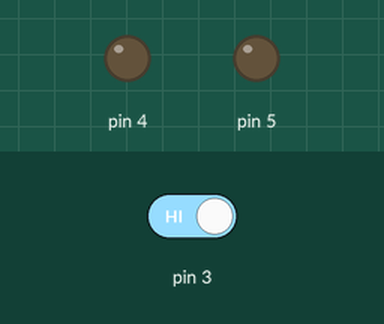
Simulated run of this sketch. Board: Arduino Uno, built with avr-gcc and run on an emulated ATmega328P. On the bench: output pins drawn as LEDs (lit = HIGH). Dashed ring = blinking. The inputs (shaded band) are chosen by the test bench; at power-on: pin 3 HIGH. What the sketch prints to the serial monitor is not drawn.

Above: at 1.2 s.
1.3 s: pin 3 driven LOW
At 1.7 s:
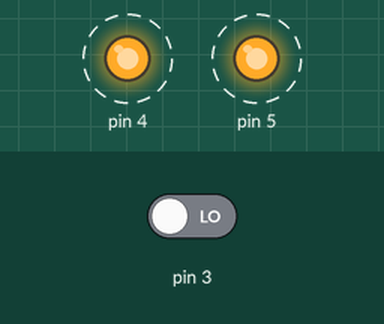
4.3 s: pin 3 driven HIGH
At 5.2 s:
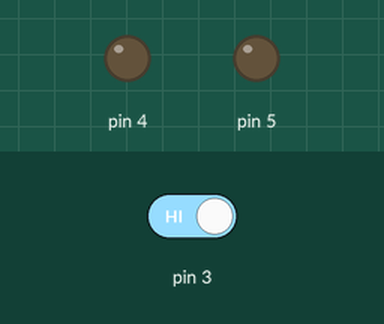
Timing chart, 0 to 7.3 s (numbered marks = the images above; inputs shaded):
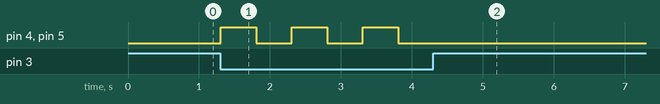

Measured:
- after the input at 1.3 s, pin 4, pin 5: alternates HIGH for 0.50 s and LOW for 0.50 s, starting at once
- after the input at 4.3 s, pin 4, pin 5: stops changing and stays LOW

The sketch:

Project_21_Flame_Alarm.ino
```cpp
//**********************************************************************************
/*
 * 名称   : Flame_Alarm
 * 功能   : 火焰传感器控制LED和蜂鸣器
 * 作者   : http://www.keyes-robot.com/
*/
int item = 0;

void setup() {
  Serial.begin(9600); //设置串口波特率为9600
  pinMode(3, INPUT);  //火焰传感器连接D3上，并设置为输入模式
  pinMode(4, OUTPUT); //将有源蜂鸣器连接到D4上，并设置为输出模式
  pinMode(5, OUTPUT);  //将LED连接到D5上，并设置为输出模式
}

void loop() {
  item = digitalRead(3); //读取火焰传感器输出的数字信号
  Serial.println(item);  //串口打印火焰传感器输出的数字信号
  if (item == 0) {  //火焰传感器检测到火焰
    digitalWrite(4, HIGH); //打开蜂鸣器
    digitalWrite(5, HIGH);  //打开LED
    delay(500);  //延迟 500ms
    digitalWrite(4, LOW);  //关闭蜂鸣器
    digitalWrite(5, LOW);  //关闭LED
    delay(500);  //延迟 500ms
  } else {  //没有检测到任何火焰
    digitalWrite(4, LOW); //关闭蜂鸣器
    digitalWrite(5, LOW);  //关闭LED
  }
}
//**********************************************************************************
```
